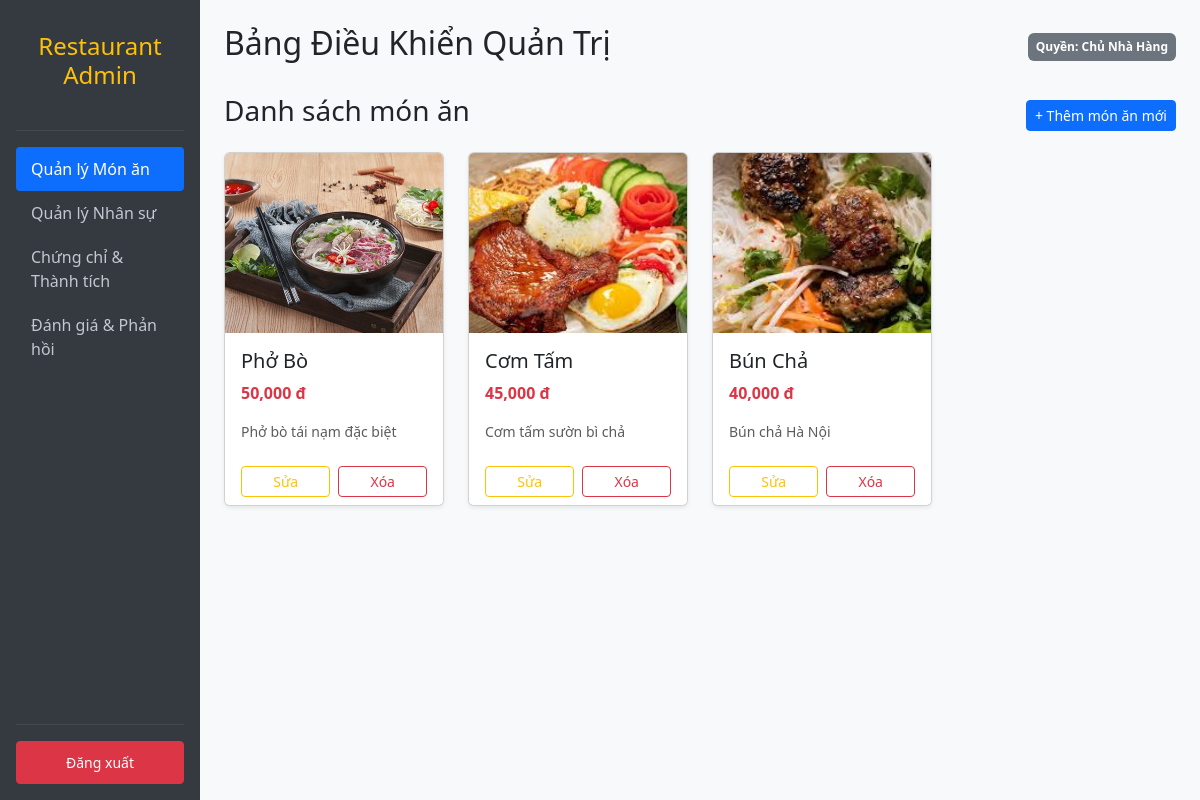
/restaurant/dashboard (signed in), run on the app's committed database.
### fixed_app.py (models this page shows)
class Food(db.Model):
    id = db.Column(db.Integer, primary_key=True)
    name = db.Column(db.String(100), nullable=False)
    description = db.Column(db.Text)
    price = db.Column(db.Integer)
    image = db.Column(db.String(255))
    chef_id = db.Column(db.Integer, db.ForeignKey('staff.id'))
    staff_ids = db.Column(db.String(255))

### fixed_app.py (the view)
@app.route('/restaurant/dashboard')
def restaurant_dashboard():
    if 'role' not in session or session['role'] != 'restaurant':
        return redirect(url_for('index'))
    all_foods = Food.query.all()
    all_staff = Staff.query.all()
    all_certs = Certificate.query.all()
    all_reviews = Review.query.all()
    return render_template(
        'restaurant_dashboard.html',
        foods=all_foods,
        staff=all_staff,
        certs=all_certs,
        reviews=all_reviews
    )

### templates/restaurant_dashboard.html (shortened to what this page needs)
<!doctype html>
<html lang="vi">
  <head>
    <link
      href="https://cdn.jsdelivr.net/npm/bootstrap@5.3.0/dist/css/bootstrap.min.css"
      rel="stylesheet"
    />
  </head>
  <body>
    <div class="container-fluid">
      <div class="row">
        <div class="col-md-2 sidebar p-3 d-flex flex-column">
          <h4 class="text-center py-3 text-warning">Restaurant Admin</h4>
          <hr class="text-secondary" />
          <div
            class="nav flex-column nav-pills"
            id="v-pills-tab"
            role="tablist"
            aria-orientation="vertical"
          >
            <a
              class="nav-link active"
              id="menu-tab"
              data-bs-toggle="pill"
              href="#pane-menu"
              role="tab"
              >Quản lý Món ăn</a
            >
            <a
              class="nav-link"
              id="staff-tab"
              data-bs-toggle="pill"
              href="#pane-staff"
              role="tab"
              >Quản lý Nhân sự</a
            >
            <a
              class="nav-link"
              id="cert-tab"
              data-bs-toggle="pill"
              href="#pane-cert"
              role="tab"
              >Chứng chỉ & Thành tích</a
            >
            <a
              class="nav-link"
              id="review-tab"
              data-bs-toggle="pill"
              href="#pane-review"
              role="tab"
              >Đánh giá & Phản hồi</a
            >
          </div>
          <hr class="text-secondary mt-auto" />
          <a href="/logout" class="btn btn-danger btn-sm text-white text-center"
            >Đăng xuất</a
          >
        </div>
        <div class="col-md-10 p-4">
          <div class="d-flex justify-content-between align-items-center mb-4">
            <h2>Bảng Điều Khiển Quản Trị</h2>
            <span class="badge bg-secondary p-2">Quyền: Chủ Nhà Hàng</span>
          </div>
          <div class="tab-content" id="v-pills-tabContent">
            <div
              class="tab-pane fade show active"
              id="pane-menu"
              role="tabpanel"
            >
              <div
                class="d-flex justify-content-between align-items-center mb-3"
              >
                <h3>Danh sách món ăn</h3>
                <button
                  class="btn btn-primary btn-sm"
                  data-bs-toggle="modal"
                  data-bs-target="#modalAddFood"
                >
                  + Thêm món ăn mới
                </button>
              </div>
              <div class="row row-cols-1 row-cols-md-4 g-4">
                {% for item in foods %}
                <div class="col">
                  <div class="card h-100 shadow-sm">
                    <img
                      src="/static/food/{{ item.image }}"
                      class="card-img-top card-img-top-custom"
                      alt="{{ item.name }}"
                    />
                    <div class="card-body">
                      <h5 class="card-title text-truncate">{{ item.name }}</h5>
                      <p class="card-text text-danger fw-bold">
                        {{ "{:,}".format(item.price) }} đ
                      </p>
                      <p class="card-text text-muted text-truncate small">
                        {{ item.description }}
                      </p>
                    </div>
                    <div class="card-footer bg-white border-top-0 d-flex gap-2">
                      <button
  type="button"
  class="btn btn-outline-warning btn-sm w-50"
                        data-bs-toggle="modal"
                        data-bs-target="#modalEditFood{{ item.id }}"
                      >
                        Sửa
                      </button>
                      <form
                        action="/restaurant/food/delete/{{ item.id }}"
                        method="POST"
                        class="w-50"
                        onsubmit="
                          return confirm('Bạn chắc chắn muốn xóa món này?');
                        "
                      >
                        <button
                          type="submit"
                          class="btn btn-outline-danger btn-sm w-100"
                        >
                          Xóa
                        </button>
                      </form>
                    </div>
                  </div>
                </div>
                {% endfor %}
              </div>
            </div>
          </div>
        </div>
      </div>
    </div>
  </body>
</html>

### templates/restaurant_dashboard.html (style rules this page uses)
body { background-color: #f8f9fa; }
.sidebar { background-color: #343a40; min-height: 100vh; color: white; }
.sidebar a { color: #c2c7d0; text-decoration: none; padding: 10px 15px; display: block; }
.sidebar a:hover, .sidebar a.active { background-color: #495057; color: white; border-radius: 4px; }
.card-img-top-custom { width: 100%; height: 180px; object-fit: cover; }

### data on the page
Food: image (picture), name "Phở Bò", price "50,000", description "Phở bò tái nạm đặc biệt"
Food: image (picture), name "Cơm Tấm", price "45,000", description "Cơm tấm sườn bì chả"
Food: image (picture), name "Bún Chả", price "40,000", description "Bún chả Hà Nội"
